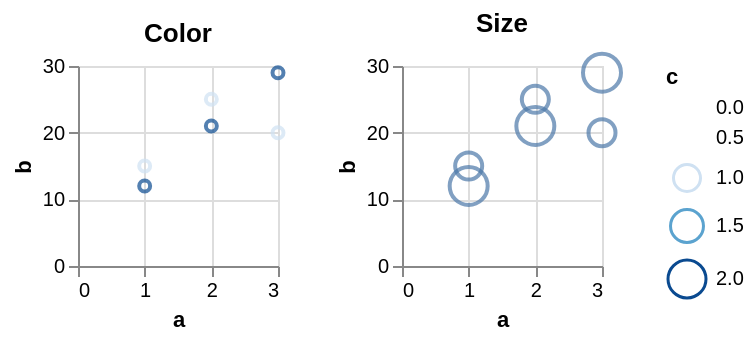

Describe this chart as a Vega-Lite specification.
### Vega-Lite specification from a JSON file in a GitHub repository (floating-point values rounded to 4 significant figures)
{"$schema": "https://vega.github.io/schema/vega-lite/v5.json", "description": "Testing invalid", "data": {"values": [{"a": 1, "b": 15, "c": 1}, {"a": 2, "b": 25, "c": 1}, {"a": 3, "b": 20, "c": 1}, {"a": 1, "b": 12, "c": 2}, {"a": 2, "b": 21, "c": 2}, {"a": 3, "b": 29, "c": 2}, {"a": 1, "b": 8, "c": null}, {"a": 2, "b": 31, "c": null}, {"a": 3, "b": 49, "c": null}]}, "config": {"mark": {"invalid": "filter"}}, "concat": [{"title": "Color", "width": 100, "height": 100, "mark": "point", "encoding": {"x": {"field": "a", "type": "quantitative"}, "y": {"field": "b", "type": "quantitative"}, "color": {"field": "c", "type": "quantitative"}}}, {"title": "Size", "width": 100, "height": 100, "mark": "point", "encoding": {"x": {"field": "a", "type": "quantitative"}, "y": {"field": "b", "type": "quantitative"}, "size": {"field": "c", "type": "quantitative"}}}]}
